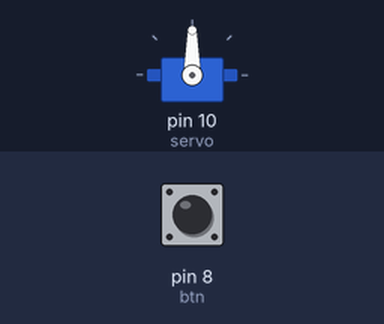
Bench run of a sketch on a simulated Arduino Uno, built with avr-gcc and run on an emulated ATmega328P. Shown: servo. Inputs (shaded band) come from the test bench; at power-on: pin 8 (btn) HIGH.

Above: at 1.2 s.
1.3 s: pin 8 (btn) pulled LOW for 0.15 s
At 1.48 s:
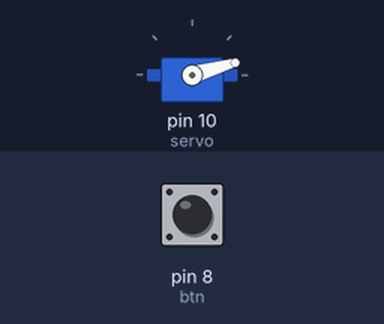
4.3 s: pin 8 (btn) pulled LOW for 1 s
At 4.5 s:
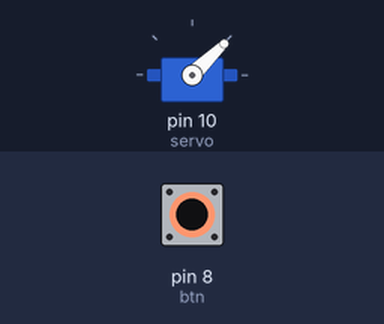
Timing chart, 0 to 10.1 s (numbered marks = the images above; inputs shaded):
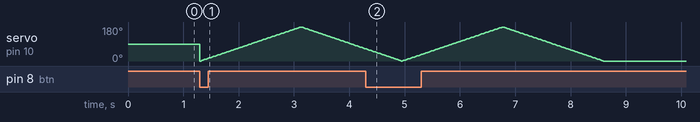

The sketch:

Acionador_Servo_motor.ino
```cpp
//acionador Servo Motor

#include<Servo.h>

int btn = 8;
Servo servo;

void setup()
{
  pinMode(btn,INPUT_PULLUP);//define o botão como saida
}

void loop()
{
  servo.attach(10);
  if(digitalRead(btn)==LOW)
  {
   for(int angulo =0; angulo<= 180; angulo++ )//aumenta o angulo do servo ate 180 graus
   {
    servo.write(angulo);
    delay(10);
   }
   for(int angulo=180; angulo>=0; angulo--)//diminuo o angulo do servo
   {
    servo.write(angulo);
    delay(10);
   }
  }
  servo.detach();
}
```
